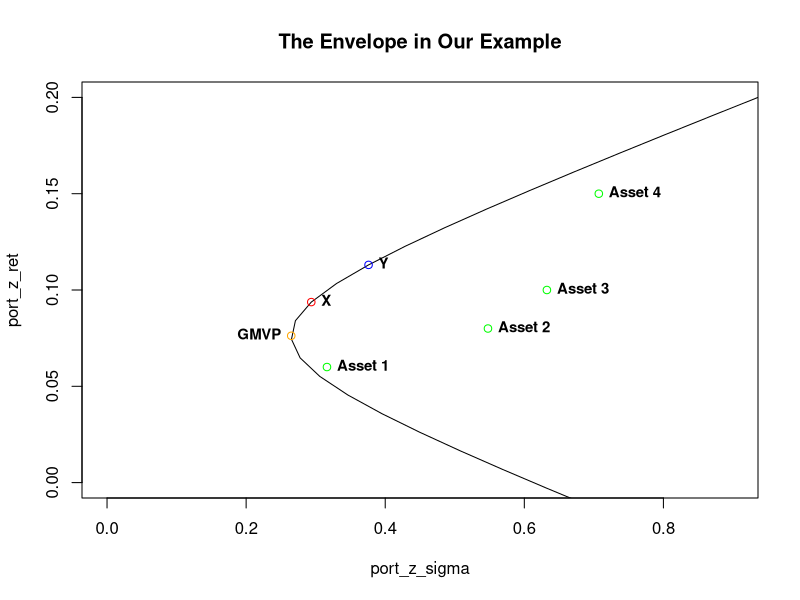

Source code (R):


###################################
#  EFFICIENT PORTFOLIOS
###################################

### Calculating the Efficient Frontier
## Inputs
# Variance-covariance matrix
var_cov_mat <- matrix(c(0.10,	0.01,	0.03,	0.05,
                        0.01,	0.30,	0.06,	-0.04,
                        0.03,	0.06,	0.40,	0.02,
                        0.05,	-0.04,0.02,	0.50),
                        nrow=4)

# Mean Returns
assets_mean_ret <- c(0.06,0.08,0.1,0.15)




## Find Efficient Portfolios
# Function: Calculate Envelope Portfolio proportions in one step
envelope_portfolio <- function(var_cov_mat, assets_mean_ret, constant){
  Z <- solve(var_cov_mat) %*% (assets_mean_ret - constant) # Z
  Z_Sum <- sum(Z) # Sum of Z's
  return( as.vector(Z/Z_Sum) ) # Efficient Portfolio proportions
}

# Computing Portfolios X and Y Asset Allocation
port_x_prop <- envelope_portfolio(var_cov_mat, assets_mean_ret, 0)
port_y_prop <- envelope_portfolio(var_cov_mat, assets_mean_ret, 0.04)

# Mean Returns
port_x_ret <- assets_mean_ret %*% port_x_prop
port_y_ret <- assets_mean_ret %*% port_y_prop

# Portfolios Variance and Covariance
port_x_var <- port_x_prop %*% var_cov_mat %*% port_x_prop
port_y_var <- port_y_prop %*% var_cov_mat %*% port_y_prop
cov_xy <- port_x_prop %*% var_cov_mat %*% port_y_prop

# Portfolios Standard Deviations
port_x_sigma <- sqrt(port_x_var)
port_y_sigma <- sqrt(port_y_var)

# Correlation Coefficient (Rho)
port_correl<-cov_xy / (port_x_sigma * port_y_sigma)


## Plotting the Envelope
# Setting Different Proportions of X
port_x_props <- c(c(1:25)/2 - 5)
port_y_props <- 1 - port_x_props

# Calculating Mean Returns
port_z_ret <- port_x_props * as.numeric(port_x_ret) + 
              port_y_props * as.numeric(port_y_ret)
port_z_sigma <- sqrt(port_x_props^2 * as.numeric(port_x_var) + 
                       port_y_props^2 * as.numeric(port_y_var) + 
                       (port_x_props * port_y_props) * as.numeric(cov_xy) * 2)

# Plot Envelope
plot(port_z_sigma, port_z_ret, main="The Envelope in Our Example", 
     type="l", xlim=c(0, 0.9), ylim=c(0, 0.2))

# Plot X and Y
lines(port_x_sigma, port_x_ret, type = "b", col = "red")
text(port_x_ret ~ port_x_sigma, labels = c("X"),cex = 0.9, font = 2, pos = 4)
lines(port_y_sigma, port_y_ret, type = "b", col = "blue")
text(port_y_ret ~ port_y_sigma, labels = c("Y"),cex = 0.9, font = 2, pos = 4)

#Assets Sigma
assets_sd <- sqrt(diag(var_cov_mat))

# Plot Assets
points(assets_sd, assets_mean_ret, col = "Green")
text(assets_mean_ret ~ assets_sd,
     labels = c("Asset 1", "Asset 2", "Asset 3", "Asset 4"),
     cex=0.9, font=2, pos=4)


### Computing the Global Minimum Variance Portfolio (GMVP)
## Computing the Global Minimum Variance Portfolio (GMVP)
# FUNCTION: GMVP as row
GMVP_as_row <- function(var_cov_mat){
  colSums( solve(var_cov_mat) ) / 
    sum( solve(var_cov_mat) )
}

GMVP_prop <- GMVP_as_row(var_cov_mat)

# GMVP Mean Return
GMVP_mean_ret <- GMVP_prop %*% assets_mean_ret

# GMVP Sigma
GMVP_Sigma <- sqrt(GMVP_prop %*% var_cov_mat %*% GMVP_prop)

# Add GMVP to the envelope
lines(GMVP_Sigma, GMVP_mean_ret, type = "b", col = "Orange")
text(GMVP_mean_ret ~ GMVP_Sigma, labels = c("GMVP"),cex = 0.9, font = 2, pos = 2)

###Efficient Portfolios Without Short Sales
# Input: Assets Mean Returns
assets_mean_ret <- c(0.02, 0.02, 0.08, 0.1)

# In this part, we set the constraints for the matrix as Ax => b (linear constraints)
# the constraints are: X1 => 0; X2 => 0; X3 => 0; X4 => 0 

# Setting Coefficients Matrix
A_matrix <- diag(1,nrow = 4) # identity matrix to enforce all asset proportions are > 0
A_matrix <- rbind(A_matrix, rep(1, 4)) # sum of proportions => 1
A_matrix <- rbind(A_matrix, rep(-1, 4)) # sum of proportions <= 1

# Setting Result vector
B_vector <- rep(0, 4)
B_vector <- c(B_vector, 1, -1)

# Setting Target Function: Sharpe
sharpe <- function(proportions, var_cov_mat, assets_mean_ret, constant){
  ex_return = proportions %*% (assets_mean_ret - constant)
  sigma = sqrt(proportions %*% var_cov_mat %*% proportions)
  return(ex_return / sigma)}

# Run (Note: Initial values must be in interior of the feasible region) 
result <- constrOptim(theta = c(0.25, 0.25, 0.25, 0.25), #  initial value                      
                      f = sharpe, # function to maximize
                      grad = NULL, # gradient of f
                      ui = A_matrix, # constraint matrix
                      ci = B_vector- 1e-05, # constraint vector minus infitisimal
                      mu = 1e-05, # result accuracy
                      control = list(fnscale = -1), # maximization 
                      outer.iterations = 100000,
                        method = "Nelder-Mead", # use this whithout gradient function
                      # target function variables:
                      var_cov_mat = var_cov_mat,
                      assets_mean_ret = assets_mean_ret,
                      constant = 0.02)
# Result
round(result$par, 4)
sharpe(result$par, var_cov_mat, assets_mean_ret, 0.02)



## No short (solver 2nd approach)
# Adding a rP = 9% Constraint
A_matrix <- rbind(A_matrix, assets_mean_ret) # Add a return = 9% costraint
B_vector <- c(B_vector, 0.09)

# Setting Target Function: Variance
port_var <- function(proportions, var_cov_mat){
  return(proportions %*% var_cov_mat %*% proportions)
}

# Run
result <- constrOptim(theta = c(0, 0, 0.25, 0.75), #  starting value 
                      f = port_var, # function to maximize
                      grad = NULL, # gradient of f
                      ui = A_matrix, # constraint matrix
                      ci = B_vector - 1e-05, # constraint vector 
                      mu = 1e-03, # result accuracy
                      outer.iterations = 1000000,
                      method = "Nelder-Mead", # use this whithout gradient function
                      # target function variables:
                      var_cov_mat = var_cov_mat)

# Result
round(result$par, 4) # Proportions
assets_mean_ret %*% result$par # Mean Return
sqrt(port_var(result$par, var_cov_mat)) # Sigma




### SOVER ALTERNATIVES
## Solving constrained Minimum Variance problem with "quadprog" package
#install.packages("quadprog")
library(quadprog)

# Set the constraints for the matrix as Ax => b (linear constraints)
A_matrix <- cbind(rep(1,4),# Sum of weights = 1 (meq constraint - see below)
                  diag(4), # each asset weight is => 0
                  assets_mean_ret) # return is => 9%
b_vector <- c(1, rep(0, 4), 0.09)

min_var <- solve.QP(Dmat = var_cov_mat,
                    dvec = matrix(assets_mean_ret, ncol = 1), # returns should be in a matrix
                    Amat = A_matrix, 
                    bvec = b_vector, 
                    meq = 1) # the first meq constraints are treated as equality constraints, all further as inequality constraints (defaults to 0).
min_var$solution #weights
assets_mean_ret %*% min_var$solution # Mean Return
sqrt(port_var(min_var$solution, var_cov_mat)) # Sigma

## Solving Maximum Sharpe Ratio
#install.packages("nloptr")
library(nloptr)

# Constraint Function
constr_fun <- function(proportions, var_cov_mat, assets_mean_ret, constant){
  return(c(sum(proportions) - 1, 
           -sum(proportions) + 1))} # Enforce sum of proportions = 100%

res <- nloptr(x0 = c(0.25, 0.25, 0.25, 0.25), # Initial Guess
              eval_f = function(proportions, var_cov_mat, assets_mean_ret, constant){
                -sharpe(proportions, var_cov_mat, assets_mean_ret, constant)}, # Function to MINIMIZE (-sharpe)
              eval_grad_f = NULL, 
              lb = rep(0,4), 
              ub = rep(1,4),
              eval_g_ineq = constr_fun,
              eval_jac_g_ineq = NULL, 
              eval_g_eq = NULL,
              eval_jac_g_eq = NULL, 
              opts = list("algorithm" = "NLOPT_LN_COBYLA",
                          "xtol_rel"=1.0e-5,
                          "maxeval"  = 10000),
              
              # Sharpe inputs:
              var_cov_mat = var_cov_mat, 
              assets_mean_ret = assets_mean_ret, 
              constant = 0.02
)

res$solution
sum(res$solution)
sharpe(res$solution, var_cov_mat, assets_mean_ret, 0.02) 

